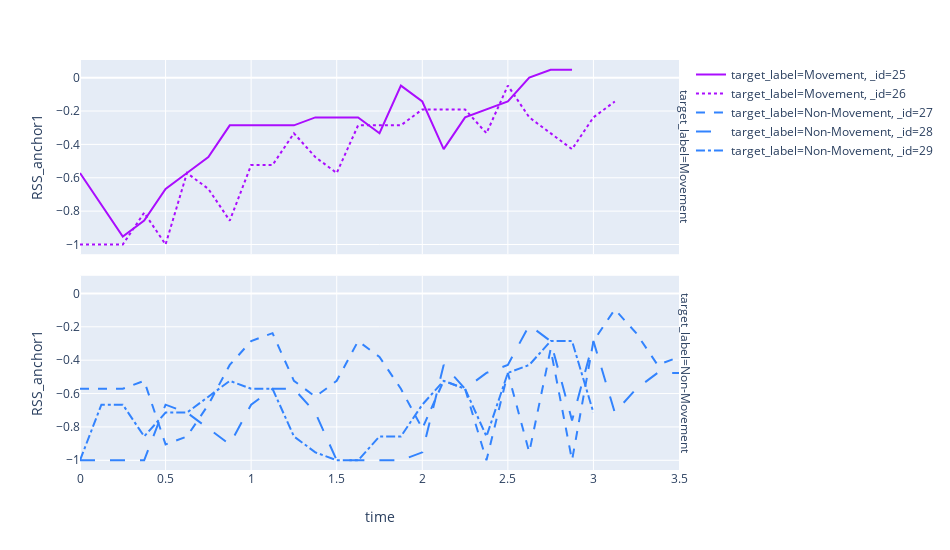

Notebook code for this chart:
### Markdown cell above
## Visualization

### Code cell
df_red = df[df['_id'].isin(np.arange(25, 30))]
df_red.to_csv('../data/indoor_movement_red.csv', index = False)

# signal visulalization

i=1
fig = px.line(df_red, x="time", y="RSS_anchor{}".format(i), color="target_label", line_group="_id", 
              hover_name="target", line_shape="linear", width = 950, height = 550, line_dash = '_id',
              facet_row = 'target_label', color_discrete_sequence = px.colors.qualitative.Alphabet)
iplot(fig)

### Figure 1 — Plotly figure (JSON) as saved in the notebook; plotly's stock layout.template omitted (floating-point values rounded to 4 significant figures)
{"data": [{"hovertemplate": "<b>%{hovertext}</b><br><br>target_label=Movement<br>_id=25<br>target_label=Movement<br>_id=25<br>time=%{x}<br>RSS_anchor1=%{y}<extra></extra>", "hovertext": [1, 1, 1, 1, 1, 1, 1, 1, 1, 1, 1, 1, 1, 1, 1, 1, 1, 1, 1, 1, 1, 1, 1, 1], "legendgroup": "target_label=Movement, _id=25", "line": {"color": "#AA0DFE", "dash": "solid", "shape": "linear"}, "mode": "lines", "name": "target_label=Movement, _id=25", "showlegend": true, "type": "scatter", "uid": "e05e044e-75bb-410b-ab93-e3840604395f", "x": [0, 0.125, 0.25, 0.375, 0.5, 0.625, 0.75, 0.875, 1, 1.125, 1.25, 1.375, 1.5, 1.625, 1.75, 1.875, 2, 2.125, 2.25, 2.375, 2.5, 2.625, 2.75, 2.875], "xaxis": "x", "y": [-0.5714, -0.7619, -0.9524, -0.8571, -0.6667, -0.5714, -0.4762, -0.2857, -0.2857, -0.2857, -0.2857, -0.2381, -0.2381, -0.2381, -0.3333, -0.04762, -0.1429, -0.4286, -0.2381, -0.1905, -0.1429, 0, 0.04762, 0.04762], "yaxis": "y"}, {"hovertemplate": "<b>%{hovertext}</b><br><br>target_label=Movement<br>_id=26<br>target_label=Movement<br>_id=26<br>time=%{x}<br>RSS_anchor1=%{y}<extra></extra>", "hovertext": [1, 1, 1, 1, 1, 1, 1, 1, 1, 1, 1, 1, 1, 1, 1, 1, 1, 1, 1, 1, 1, 1, 1, 1, 1, 1], "legendgroup": "target_label=Movement, _id=26", "line": {"color": "#AA0DFE", "dash": "dot", "shape": "linear"}, "mode": "lines", "name": "target_label=Movement, _id=26", "showlegend": true, "type": "scatter", "uid": "9a165f99-1bdb-4171-92b9-a86b588f86e5", "x": [0, 0.125, 0.25, 0.375, 0.5, 0.625, 0.75, 0.875, 1, 1.125, 1.25, 1.375, 1.5, 1.625, 1.75, 1.875, 2, 2.125, 2.25, 2.375, 2.5, 2.625, 2.75, 2.875, 3, 3.125], "xaxis": "x", "y": [-1, -1, -1, -0.8095, -1, -0.5714, -0.6667, -0.8571, -0.5238, -0.5238, -0.3333, -0.4762, -0.5714, -0.2857, -0.2857, -0.2857, -0.1905, -0.1905, -0.1905, -0.3333, -0.04762, -0.2381, -0.3333, -0.4286, -0.2381, -0.1429], "yaxis": "y"}, {"hovertemplate": "<b>%{hovertext}</b><br><br>target_label=Non-Movement<br>_id=27<br>target_label=Non-Movement<br>_id=27<br>time=%{x}<br>RSS_anchor1=%{y}<extra></extra>", "hovertext": [-1, -1, -1, -1, -1, -1, -1, -1, -1, -1, -1, -1, -1, -1, -1, -1, -1, -1, -1, -1, -1, -1, -1, -1, -1, -1, -1, -1, -1], "legendgroup": "target_label=Non-Movement, _id=27", "line": {"color": "#3283FE", "dash": "dash", "shape": "linear"}, "mode": "lines", "name": "target_label=Non-Movement, _id=27", "showlegend": true, "type": "scatter", "uid": "768594c2-a06d-4362-a0d7-2e07a3a3d453", "x": [0, 0.125, 0.25, 0.375, 0.5, 0.625, 0.75, 0.875, 1, 1.125, 1.25, 1.375, 1.5, 1.625, 1.75, 1.875, 2, 2.125, 2.25, 2.375, 2.5, 2.625, 2.75, 2.875, 3, 3.125, 3.25, 3.375, 3.5], "xaxis": "x", "y": [-0.5714, -0.5714, -0.5714, -0.5238, -0.9048, -0.8571, -0.6667, -0.4286, -0.2857, -0.2381, -0.5238, -0.619, -0.5238, -0.2857, -0.381, -0.5714, -0.8095, -0.5238, -0.5714, -1, -0.4762, -0.9524, -0.3333, -1, -0.2857, -0.09524, -0.2381, -0.4286, -0.381], "yaxis": "y2"}, {"hovertemplate": "<b>%{hovertext}</b><br><br>target_label=Non-Movement<br>_id=28<br>target_label=Non-Movement<br>_id=28<br>time=%{x}<br>RSS_anchor1=%{y}<extra></extra>", "hovertext": [-1, -1, -1, -1, -1, -1, -1, -1, -1, -1, -1, -1, -1, -1, -1, -1, -1, -1, -1, -1, -1, -1, -1, -1, -1, -1, -1, -1, -1], "legendgroup": "target_label=Non-Movement, _id=28", "line": {"color": "#3283FE", "dash": "longdash", "shape": "linear"}, "mode": "lines", "name": "target_label=Non-Movement, _id=28", "showlegend": true, "type": "scatter", "uid": "8624bff3-6e55-4cd7-a6f0-3e5c7fac08ed", "x": [0, 0.125, 0.25, 0.375, 0.5, 0.625, 0.75, 0.875, 1, 1.125, 1.25, 1.375, 1.5, 1.625, 1.75, 1.875, 2, 2.125, 2.25, 2.375, 2.5, 2.625, 2.75, 2.875, 3, 3.125, 3.25, 3.375, 3.5], "xaxis": "x", "y": [-1, -1, -1, -1, -0.6667, -0.7143, -0.8095, -0.9048, -0.6667, -0.5714, -0.5714, -0.7143, -1, -1, -1, -1, -0.9524, -0.4286, -0.5714, -0.4762, -0.4286, -0.1905, -0.2857, -0.7619, -0.2857, -0.7143, -0.5714, -0.4762, -0.4762], "yaxis": "y2"}, {"hovertemplate": "<b>%{hovertext}</b><br><br>target_label=Non-Movement<br>_id=29<br>target_label=Non-Movement<br>_id=29<br>time=%{x}<br>RSS_anchor1=%{y}<extra></extra>", "hovertext": [-1, -1, -1, -1, -1, -1, -1, -1, -1, -1, -1, -1, -1, -1, -1, -1, -1, -1, -1, -1, -1, -1, -1, -1, -1], "legendgroup": "target_label=Non-Movement, _id=29", "line": {"color": "#3283FE", "dash": "dashdot", "shape": "linear"}, "mode": "lines", "name": "target_label=Non-Movement, _id=29", "showlegend": true, "type": "scatter", "uid": "2606dc37-1b38-46f2-aa00-abf2aabe0d62", "x": [0, 0.125, 0.25, 0.375, 0.5, 0.625, 0.75, 0.875, 1, 1.125, 1.25, 1.375, 1.5, 1.625, 1.75, 1.875, 2, 2.125, 2.25, 2.375, 2.5, 2.625, 2.75, 2.875, 3], "xaxis": "x", "y": [-1, -0.6667, -0.6667, -0.8571, -0.7143, -0.7143, -0.619, -0.5238, -0.5714, -0.5714, -0.8571, -0.9524, -1, -1, -0.8571, -0.8571, -0.6667, -0.5238, -0.5714, -0.8571, -0.4762, -0.4286, -0.2857, -0.2857, -0.7143], "yaxis": "y2"}], "layout": {"annotations": [{"showarrow": false, "text": "target_label=Movement", "textangle": 90, "x": 1.01, "xanchor": "center", "xref": "paper", "y": 0.7632, "yanchor": "middle", "yref": "paper"}, {"showarrow": false, "text": "target_label=Non-Movement", "textangle": 90, "x": 1.01, "xanchor": "center", "xref": "paper", "y": 0.2368, "yanchor": "middle", "yref": "paper"}], "grid": {"xaxes": ["x"], "xgap": 0.1, "xside": "bottom", "yaxes": ["y", "y2"], "ygap": 0.1, "yside": "left"}, "height": 550, "legend": {"tracegroupgap": 0}, "margin": {"t": 60}, "width": 950, "xaxis": {"title": {"text": "time"}}, "yaxis": {"title": {"text": "RSS_anchor1"}}, "yaxis2": {"matches": "y", "title": {"text": "RSS_anchor1"}}}}
